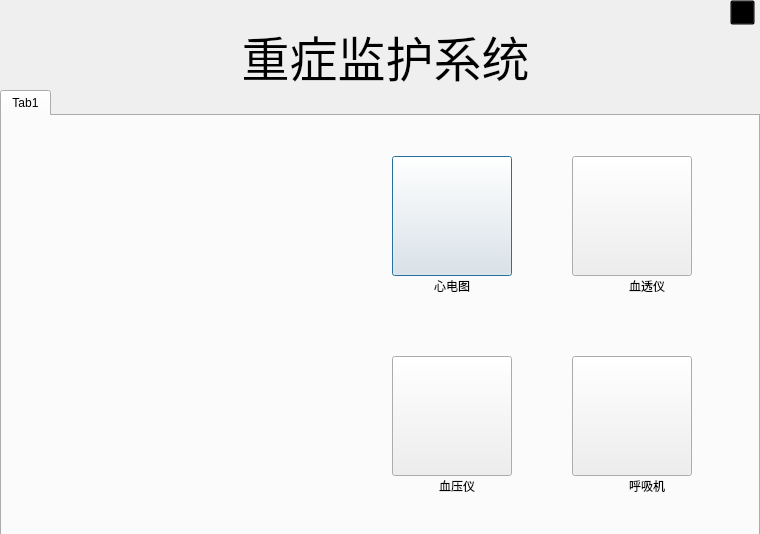
<?xml version="1.0" encoding="UTF-8"?>
<ui version="4.0">
 <class>Main_Dialog</class>
 <widget class="QDialog" name="Main_Dialog">
  <property name="geometry">
   <rect>
    <x>0</x>
    <y>0</y>
    <width>760</width>
    <height>534</height>
   </rect>
  </property>
  <property name="windowTitle">
   <string>Main_Dialog</string>
  </property>
  <property name="styleSheet">
   <string notr="true">Main_Dialog{
 background-image: none;
    background-color: transparent;
}</string>
  </property>
  <widget class="QTabWidget" name="tabWidget">
   <property name="geometry">
    <rect>
     <x>0</x>
     <y>90</y>
     <width>760</width>
     <height>451</height>
    </rect>
   </property>
   <property name="styleSheet">
    <string notr="true">#{
 background-image: none;
    background-color: transparent;
}</string>
   </property>
   <property name="currentIndex">
    <number>0</number>
   </property>
   <widget class="QWidget" name="tab">
    <property name="styleSheet">
     <string notr="true">border-image: url(:/resource/images/hospitalback.jpg);</string>
    </property>
    <attribute name="title">
     <string>Tab1</string>
    </attribute>
    <widget class="QPushButton" name="btn_Heart">
     <property name="geometry">
      <rect>
       <x>390</x>
       <y>40</y>
       <width>120</width>
       <height>120</height>
      </rect>
     </property>
     <property name="styleSheet">
      <string notr="true">border-image: url(:/resource/images/heart.png);</string>
     </property>
     <property name="text">
      <string/>
     </property>
    </widget>
    <widget class="QPushButton" name="btn_Pressure">
     <property name="geometry">
      <rect>
       <x>390</x>
       <y>240</y>
       <width>120</width>
       <height>120</height>
      </rect>
     </property>
     <property name="styleSheet">
      <string notr="true">border-image: url(:/resource/images/pressure.png);</string>
     </property>
     <property name="text">
      <string/>
     </property>
    </widget>
    <widget class="QPushButton" name="btn_Blood">
     <property name="geometry">
      <rect>
       <x>570</x>
       <y>40</y>
       <width>120</width>
       <height>120</height>
      </rect>
     </property>
     <property name="styleSheet">
      <string notr="true">border-image: url(:/resource/images/blood.png);</string>
     </property>
     <property name="text">
      <string/>
     </property>
    </widget>
    <widget class="QPushButton" name="btn_Breath">
     <property name="geometry">
      <rect>
       <x>570</x>
       <y>240</y>
       <width>120</width>
       <height>120</height>
      </rect>
     </property>
     <property name="styleSheet">
      <string notr="true">border-image: url(:/resource/images/breath.png);</string>
     </property>
     <property name="text">
      <string/>
     </property>
    </widget>
    <widget class="QLabel" name="lab_Heart">
     <property name="geometry">
      <rect>
       <x>420</x>
       <y>160</y>
       <width>60</width>
       <height>20</height>
      </rect>
     </property>
     <property name="styleSheet">
      <string notr="true">border-image: none;
background-color: transparent;
color: rgb(0, 0, 0);

font: 16pt &quot;Microsoft YaHei UI&quot;;</string>
     </property>
     <property name="text">
      <string>心电图</string>
     </property>
     <property name="alignment">
      <set>Qt::AlignmentFlag::AlignCenter</set>
     </property>
    </widget>
    <widget class="QLabel" name="lab_Blood">
     <property name="geometry">
      <rect>
       <x>610</x>
       <y>160</y>
       <width>70</width>
       <height>20</height>
      </rect>
     </property>
     <property name="styleSheet">
      <string notr="true">border-image: none;
background-color: transparent;
color: rgb(0, 0, 0);

font: 16pt &quot;Microsoft YaHei UI&quot;;</string>
     </property>
     <property name="text">
      <string>血透仪</string>
     </property>
     <property name="alignment">
      <set>Qt::AlignmentFlag::AlignCenter</set>
     </property>
    </widget>
    <widget class="QLabel" name="lab_Pressure">
     <property name="geometry">
      <rect>
       <x>420</x>
       <y>360</y>
       <width>70</width>
       <height>20</height>
      </rect>
     </property>
     <property name="styleSheet">
      <string notr="true">border-image: none;
background-color: transparent;
color: rgb(0, 0, 0);

font: 16pt &quot;Microsoft YaHei UI&quot;;</string>
     </property>
     <property name="text">
      <string>血压仪</string>
     </property>
     <property name="alignment">
      <set>Qt::AlignmentFlag::AlignCenter</set>
     </property>
    </widget>
    <widget class="QLabel" name="lab_Breath">
     <property name="geometry">
      <rect>
       <x>610</x>
       <y>360</y>
       <width>70</width>
       <height>20</height>
      </rect>
     </property>
     <property name="styleSheet">
      <string notr="true">border-image: none;
background-color: transparent;
color: rgb(0, 0, 0);

font: 16pt &quot;Microsoft YaHei UI&quot;;</string>
     </property>
     <property name="text">
      <string>呼吸机</string>
     </property>
     <property name="alignment">
      <set>Qt::AlignmentFlag::AlignCenter</set>
     </property>
    </widget>
   </widget>
  </widget>
  <widget class="QWidget" name="banner_Widget" native="true">
   <property name="geometry">
    <rect>
     <x>0</x>
     <y>0</y>
     <width>760</width>
     <height>110</height>
    </rect>
   </property>
   <property name="font">
    <font>
     <pointsize>24</pointsize>
    </font>
   </property>
   <property name="styleSheet">
    <string notr="true">border-image: none;
background-color: transparent;
background-image: url(:/resource/images/mainbanner.png);
</string>
   </property>
   <widget class="QLabel" name="lab_Title">
    <property name="geometry">
     <rect>
      <x>90</x>
      <y>10</y>
      <width>591</width>
      <height>91</height>
     </rect>
    </property>
    <property name="font">
     <font>
      <family>Microsoft YaHei UI</family>
      <pointsize>36</pointsize>
      <italic>false</italic>
      <bold>false</bold>
      <underline>false</underline>
     </font>
    </property>
    <property name="styleSheet">
     <string notr="true">background: transparent;
color: rgb(0, 0, 0);
font: 36pt &quot;Microsoft YaHei UI&quot;;</string>
    </property>
    <property name="text">
     <string>重症监护系统</string>
    </property>
    <property name="alignment">
     <set>Qt::AlignmentFlag::AlignCenter</set>
    </property>
   </widget>
   <widget class="QPushButton" name="btn_Quit">
    <property name="geometry">
     <rect>
      <x>730</x>
      <y>0</y>
      <width>25</width>
      <height>25</height>
     </rect>
    </property>
    <property name="styleSheet">
     <string notr="true">background: transparent;
border-image: url(:/resource/images/quit.png);</string>
    </property>
    <property name="text">
     <string/>
    </property>
   </widget>
  </widget>
  <zorder>banner_Widget</zorder>
  <zorder>tabWidget</zorder>
 </widget>
 <resources/>
 <connections/>
</ui>
